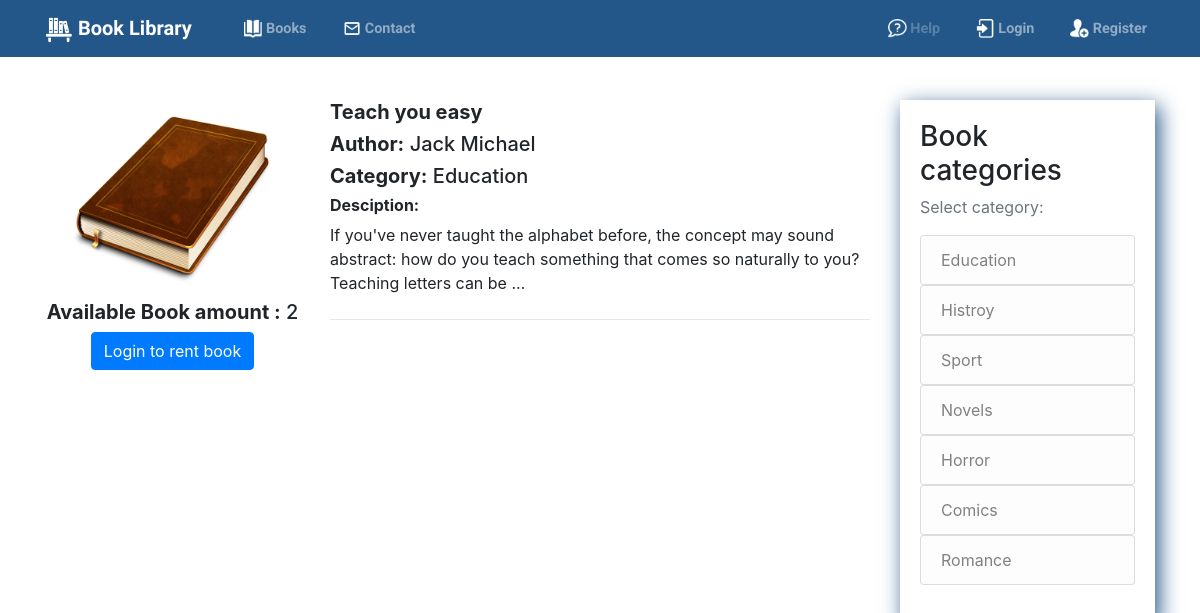
The page /book/teach-you-easy on the database as committed earlier.
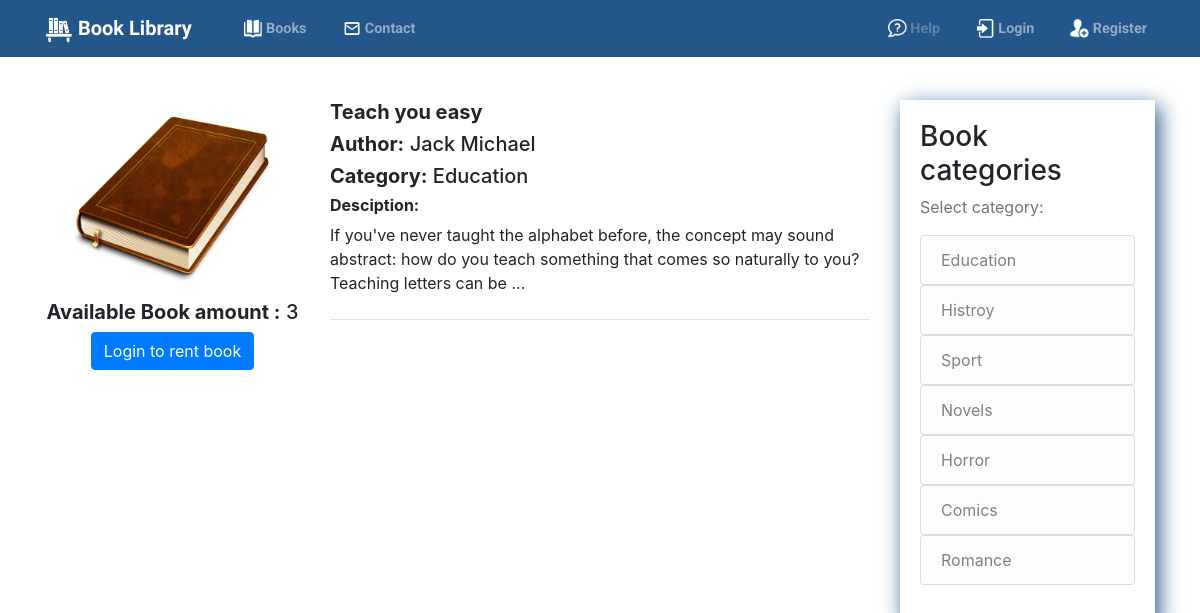
The same page on the database as committed later.
### books/models.py (models this page shows, shortened)
class Book(models.Model):
    title = models.CharField(max_length=300)
    slug = models.SlugField(unique=True)
    description = models.TextField(max_length=1000, default="About book")
    image = models.ImageField(
        default='default_book.png', upload_to='books_pics')
    author = models.CharField(max_length=100)
    book_amount = models.IntegerField()
    publish_date = models.DateField()
    number_of_pages = models.IntegerField()
    category = models.ForeignKey(Category, on_delete=models.PROTECT)

class Category(models.Model):
    category = models.CharField(max_length=50)
    slug = models.SlugField(unique=True)
    def __str__(self):
        return self.category

### books/views.py (the view, shortened to what this page needs)
# urls.py: path('book/<slug:slug>', BookDetailView.as_view(), name='bookDetail'),
class BookDetailView(DetailView):
    model = Book
    template_name = 'books/book_detail.html'

### books/context_processors.py (called while the page is built)
def categories(request):
    return {
        'categories': Category.objects.all()
    }

### books/templates/books/book_detail.html
{% extends "base.html" %}
{% block content %}
<div class="row">
    <div class="col-md-4 bookDetailLeftSide">
        <img class="bookImage" src="{{ book.image.url }}" alt=""> <br>
        {% if book.book_amount > 0 %}
        <h5><strong>Available Book amount :</strong> {{ book.book_amount }}</h5>
        {% if user.is_authenticated %}
        <a href="{% url 'confirm_rent_view' slug=book.slug %}"><button class="btn btn-primary btn-xs">Rent</button></a>
        {% else %}
        <a href="{% url 'confirm_rent_view' slug=book.slug %}"><button class="btn btn-primary btn-xs">Login to rent
                book</button></a>
        {% endif %}
        {% else %}
        <h5><strong>Available Book amount : </strong>none</h5>
        {% endif %} <br>
    </div>
    <div class="col-md-8">
        <h5><strong>{{ book.title }}</strong> </h5>
        <h5><strong>Author:</strong> {{ book.author }}</h5>
        <h5><strong>Category:</strong> {{ book.category }}</h5>
        <h6><strong>Desciption:</strong> </h6>
        <p> {{ book.description }}</p>
        <hr class="my-4">
    </div>
</div>
{% endblock content %}

Rows that differ between the two databases and show on the page:
changed Book "Teach you easy": book_amount "2" → "3"
